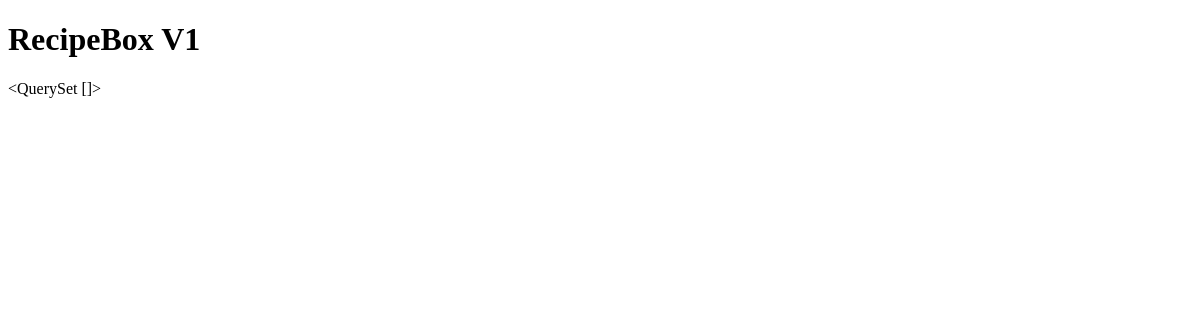
Before: / with the older database file.
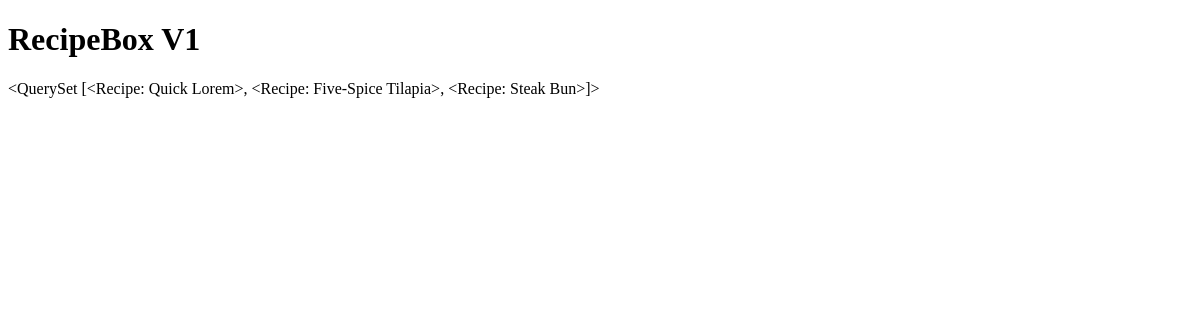
After: the same page with the newer database file.
### recipes/models.py (models this page shows)
class Recipe(models.Model):
    title = models.CharField(max_length=40)
    author = models.ForeignKey(Author, on_delete=models.CASCADE)
    description = models.TextField()
    time_required = models.CharField(max_length=10)
    instructions = models.TextField()
    def __str__(self):
        return self.title

### recipes/views.py (the view)
# urls.py: path("", homepage_view),
def homepage_view(request):
    return render(request, "homepage.html", {"recipes": Recipe.objects.all()})

### templates/homepage.html (shortened to what this page needs)
<!DOCTYPE html>
<html lang="en">
<head>
</head>
<body>
    <h1>RecipeBox V1</h1>
    {{  recipes }}
</body>
</html>

Changed rows visible on the page:
added Recipe: title.title "<QuerySet [<Recipe: Quick Lorem>, <Recipe: Five-Spice Tilapia>, <Recipe: Steak Bun>]>"
Other visible differences:
{{ recipes }}: "<QuerySet []>" → (not shown)
